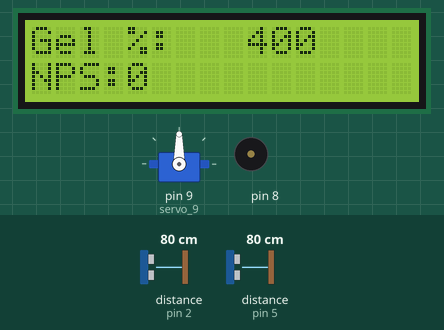
Recording of a sketch running on a simulated Arduino Uno, built with avr-gcc and run on an emulated ATmega328P. Parts: 16×2 character LCD, servo, buzzer (waves = sounding). Wiring (inferred from the names in the program): 2 × ultrasonic range finder: trigger pin 3, echo pin 2 / trigger pin 4, echo pin 5. The inputs (shaded band) are chosen by the test bench; at power-on: distance to the obstacle (sensors on pin 2, pin 5) 80 cm. The echo pulse lasts 58.3 µs per cm; what the sketch prints to the serial monitor is not drawn.

Above: at 1.2 s.
1.3 s: distance to the obstacle (sensor on pin 2) set to 7 cm
3.6 s: distance to the obstacle (sensor on pin 2) set to 4 cm
At 6.3 s:
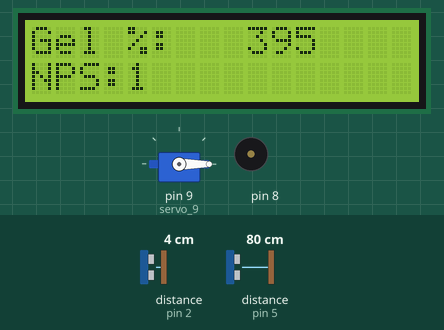
6.5 s: distance to the obstacle (sensor on pin 5) set to 6 cm
At 9.4 s:
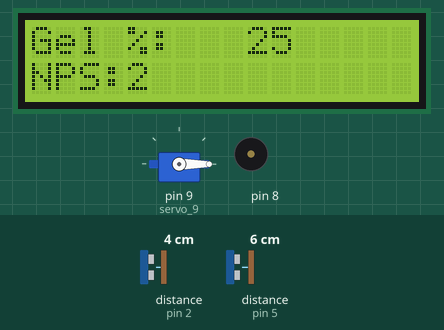
10.0 s: distance to the obstacle (sensor on pin 5) set to 3 cm
At 12.47 s:
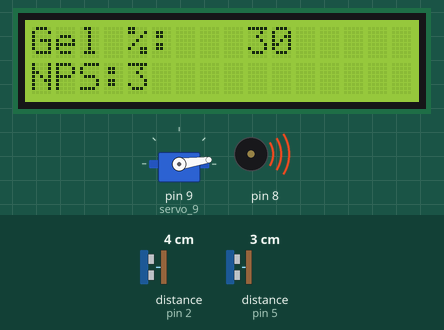
14.1 s: distance to the obstacle (sensor on pin 5) set to 2 cm
At 17.5 s:
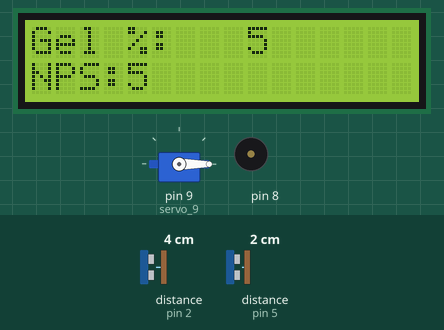
18.2 s: distance to the obstacle (sensor on pin 2) set to 9 cm
At 18.53 s:
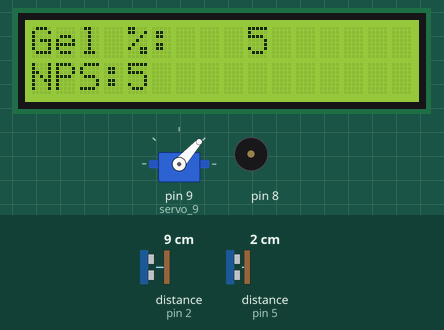
Timing chart, 0 to 23.0 s (numbered marks = the images above; inputs shaded):
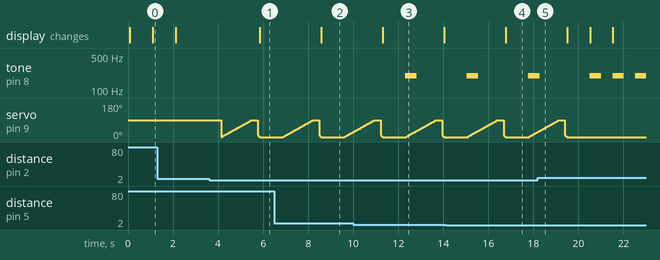

Measured:
- the behaviour switches between 6 and 5 cm on distance to the obstacle (sensor on pin 2) (found by bisection; images 0 and 1)
- the behaviour switches between 5 and 4 cm on distance to the obstacle (sensor on pin 5) (found by bisection; images 2 and 3)
- after the input at 3.6 s, the display: changes after 2.3 s (image 1)
- after the input at 6.5 s, the display: changes after 2.1 s (image 2)
- after the input at 10.0 s, tone on pin 8: silent → 196 Hz after 2.3 s, → silent 0.50 s later
- after the input at 14.1 s, the display: changes after 2.7 s (image 4)
- after the input at 18.2 s, servo on pin 9 (servo_9): goes on until 19.5 s, then stays 0°

The sketch:

ArduinoCode.ino
```cpp
/*
	Intelligent sterilization system which can display
		the number of sterilized people
			and has gel level alarm.

*/


#include <LiquidCrystal.h>
#include <Servo.h>

int pos = 0;
#define NOTE_G3  196

#define trigPin2 4 // attach pin D4 Arduino to pin Echo of HC-SR04
#define echoPin2 5 // attach pin D5 Arduino to pin Echo of HC-SR04
#define echoPin 2 // attach pin D2 Arduino to pin Echo of HC-SR04
#define trigPin 3 //attach pin D3 Arduino to pin Trig of HC-SR047

// variable for the duration of sound wave travel..
// variable for the distance measurement..
// variable for the level of liquid..
long duration,duration2,pourcentage;
int distance,distance2,personne=0;

LiquidCrystal lcd(6, 7, 10, 11, 12, 13);

Servo servo_9;

void setup()
{

    // set up the LCD's number of columns and rows:
  lcd.begin(16, 2);

  // Print a message to the LCD.
  lcd.print("M2 GSI TP SysEm");
  servo_9.attach(9, 500, 2500);


  pinMode(trigPin2, OUTPUT); // Sets the trigPin2 as an OUTPUT
  pinMode(echoPin2, INPUT); // Sets the echoPin2 as an INPUT
  pinMode(trigPin, OUTPUT); // Sets the trigPin as an OUTPUT
  pinMode(echoPin, INPUT); // Sets the echoPin as an INPUT
  Serial.begin(9600); // // Serial Communication is starting with 9600 of baudrate speed
  Serial.println("MASTER GSI 2"); // print some text in Serial Monitor
  Serial.println("Welcome");


}

void loop()
{

  /*  						Stérilisateur			*/
  digitalWrite(trigPin2, LOW);
  delayMicroseconds(2);
  digitalWrite(trigPin2, HIGH);
  delayMicroseconds(10);
  digitalWrite(trigPin2, LOW);
  //Pulse duration: Time it takes for one pulse to occur
  duration2 = pulseIn(echoPin2, HIGH);

  //calculate distance
  distance2 = (duration2/2) / 29.1;
  Serial.print("distance de l'eau: ");
  Serial.print(distance2);
  Serial.println(" cm");
  //calculating the liquid level
  pourcentage=distance2*100/20;
  //si le niveau du gel est inferieur a 15% le buzzer fait un son
  if(pourcentage>15){
  	 Serial.print("le niveau du gel % = ");
     Serial.println(pourcentage);
  }else{
    Serial.print(pourcentage);

    tone(8, NOTE_G3, 500);
  }

  ////////////////////////////////////////////////////////////////////////////////////
  /*			This is for hand ultrasonic sensor			*/
  // Clears the trigPin condition
  digitalWrite(trigPin, LOW);
  delayMicroseconds(2);
  // Sets the trigPin HIGH (ACTIVE) for 10 microseconds
  digitalWrite(trigPin, HIGH);
  delayMicroseconds(10);
  digitalWrite(trigPin, LOW);
  // Reads the echoPin, returns the sound wave travel time in microseconds
  duration = pulseIn(echoPin, HIGH);
  // Calculating the distance
  distance = (duration/2) / 29.1;
 // Speed of sound wave divided by 2 (go and back)

  /*
  if his hand is closer with distance < 5 give him liquid
  by sweeping the servo motor
  */

  if(distance <5){
  //incremente le nbr de personne strelise
  personne=personne+1;
  Serial.print("Distance: ");
  Serial.print(distance);
  Serial.println(" cm");
  // sweep the servo from 0 to 180 degrees in steps
  // of 1 degrees
  for (pos = 0; pos <= 90; pos += 1) {
    // tell servo to go to position in variable 'pos'
    servo_9.write(pos);
    // wait 15 ms for servo to reach the position
    delay(15); // Wait for 15 millisecond(s)
  }
  delay(250);
  for (pos = 9; pos >= 0; pos -= 1) {
    // tell servo to go to position in variable 'pos'
    servo_9.write(pos);
    // wait 10 ms for servo to reach the position
    delay(10); // Wait for 10 millisecond(s)
  }
  }
	/* 				LCD part			*/
  //Displaying niveau de gel
	lcd.clear();
    lcd.setCursor(0, 0);
  	lcd.print("Gel %:");
    lcd.setCursor(9, 0);
 	lcd.print(pourcentage);
  //displaying le nbr de personne sterilise
  lcd.setCursor(0, 1);
  	lcd.print("NPS:");
    lcd.setCursor(4, 1);
 	lcd.print(personne);


    delay(1000);

}
```

ArduinoCode.c
```cpp
/*
	Intelligent sterilization system which can display
		the number of sterilized people
			and has gel level alarm.

*/


#include <LiquidCrystal.h>
#include <Servo.h>

int pos = 0;
#define NOTE_G3  196

#define trigPin2 4 // attach pin D4 Arduino to pin Echo of HC-SR04
#define echoPin2 5 // attach pin D5 Arduino to pin Echo of HC-SR04
#define echoPin 2 // attach pin D2 Arduino to pin Echo of HC-SR04
#define trigPin 3 //attach pin D3 Arduino to pin Trig of HC-SR047

// variable for the duration of sound wave travel..
// variable for the distance measurement..
// variable for the level of liquid..
long duration,duration2,pourcentage;
int distance,distance2,personne=0;

LiquidCrystal lcd(6, 7, 10, 11, 12, 13);

Servo servo_9;

void setup()
{

    // set up the LCD's number of columns and rows:
  lcd.begin(16, 2);

  // Print a message to the LCD.
  lcd.print("M2 GSI TP SysEm");
  servo_9.attach(9, 500, 2500);


  pinMode(trigPin2, OUTPUT); // Sets the trigPin2 as an OUTPUT
  pinMode(echoPin2, INPUT); // Sets the echoPin2 as an INPUT
  pinMode(trigPin, OUTPUT); // Sets the trigPin as an OUTPUT
  pinMode(echoPin, INPUT); // Sets the echoPin as an INPUT
  Serial.begin(9600); // // Serial Communication is starting with 9600 of baudrate speed
  Serial.println("MASTER GSI 2"); // print some text in Serial Monitor
  Serial.println("Welcome");


}

void loop()
{

  /*  						Stérilisateur			*/
  digitalWrite(trigPin2, LOW);
  delayMicroseconds(2);
  digitalWrite(trigPin2, HIGH);
  delayMicroseconds(10);
  digitalWrite(trigPin2, LOW);
  //Pulse duration: Time it takes for one pulse to occur
  duration2 = pulseIn(echoPin2, HIGH);

  //calculate distance
  distance2 = (duration2/2) / 29.1;
  Serial.print("distance de l'eau: ");
  Serial.print(distance2);
  Serial.println(" cm");
  //calculating the liquid level
  pourcentage=distance2*100/20;
  //si le niveau du gel est inferieur a 15% le buzzer fait un son
  if(pourcentage>15){
  	 Serial.print("le niveau du gel % = ");
     Serial.println(pourcentage);
  }else{
    Serial.print(pourcentage);

    tone(8, NOTE_G3, 500);
  }

  ////////////////////////////////////////////////////////////////////////////////////
  /*			This is for hand ultrasonic sensor			*/
  // Clears the trigPin condition
  digitalWrite(trigPin, LOW);
  delayMicroseconds(2);
  // Sets the trigPin HIGH (ACTIVE) for 10 microseconds
  digitalWrite(trigPin, HIGH);
  delayMicroseconds(10);
  digitalWrite(trigPin, LOW);
  // Reads the echoPin, returns the sound wave travel time in microseconds
  duration = pulseIn(echoPin, HIGH);
  // Calculating the distance
  distance = (duration/2) / 29.1;
 // Speed of sound wave divided by 2 (go and back)

  /*
  if his hand is closer with distance < 5 give him liquid
  by sweeping the servo motor
  */

  if(distance <5){
  //incremente le nbr de personne strelise
  personne=personne+1;
  Serial.print("Distance: ");
  Serial.print(distance);
  Serial.println(" cm");
  // sweep the servo from 0 to 180 degrees in steps
  // of 1 degrees
  for (pos = 0; pos <= 90; pos += 1) {
    // tell servo to go to position in variable 'pos'
    servo_9.write(pos);
    // wait 15 ms for servo to reach the position
    delay(15); // Wait for 15 millisecond(s)
  }
  delay(250);
  for (pos = 9; pos >= 0; pos -= 1) {
    // tell servo to go to position in variable 'pos'
    servo_9.write(pos);
    // wait 10 ms for servo to reach the position
    delay(10); // Wait for 10 millisecond(s)
  }
  }
	/* 				LCD part			*/
  //Displaying niveau de gel
	lcd.clear();
    lcd.setCursor(0, 0);
  	lcd.print("Gel %:");
    lcd.setCursor(9, 0);
 	lcd.print(pourcentage);
  //displaying le nbr de personne sterilise
  lcd.setCursor(0, 1);
  	lcd.print("NPS:");
    lcd.setCursor(4, 1);
 	lcd.print(personne);


    delay(1000);

}
```
